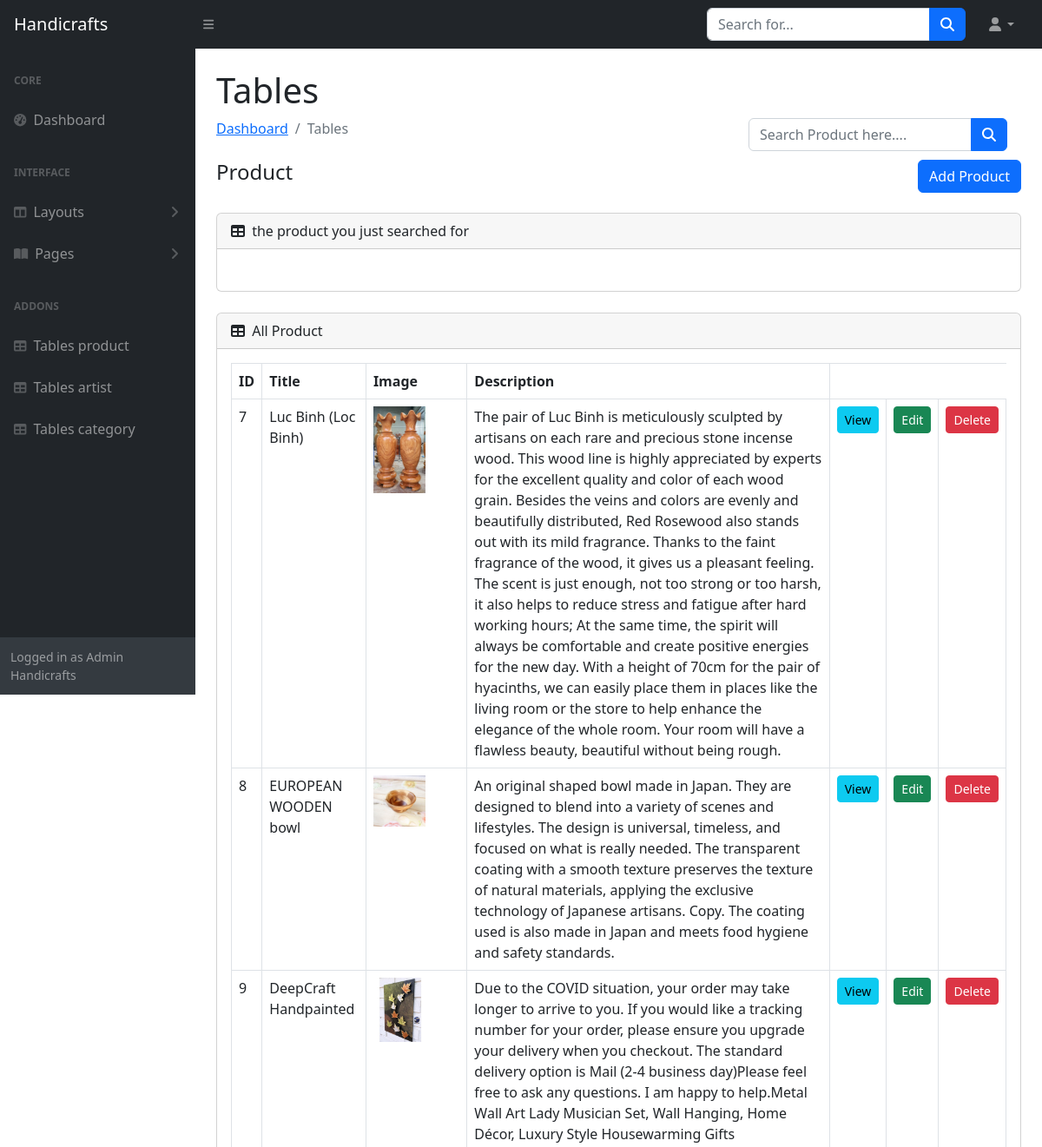
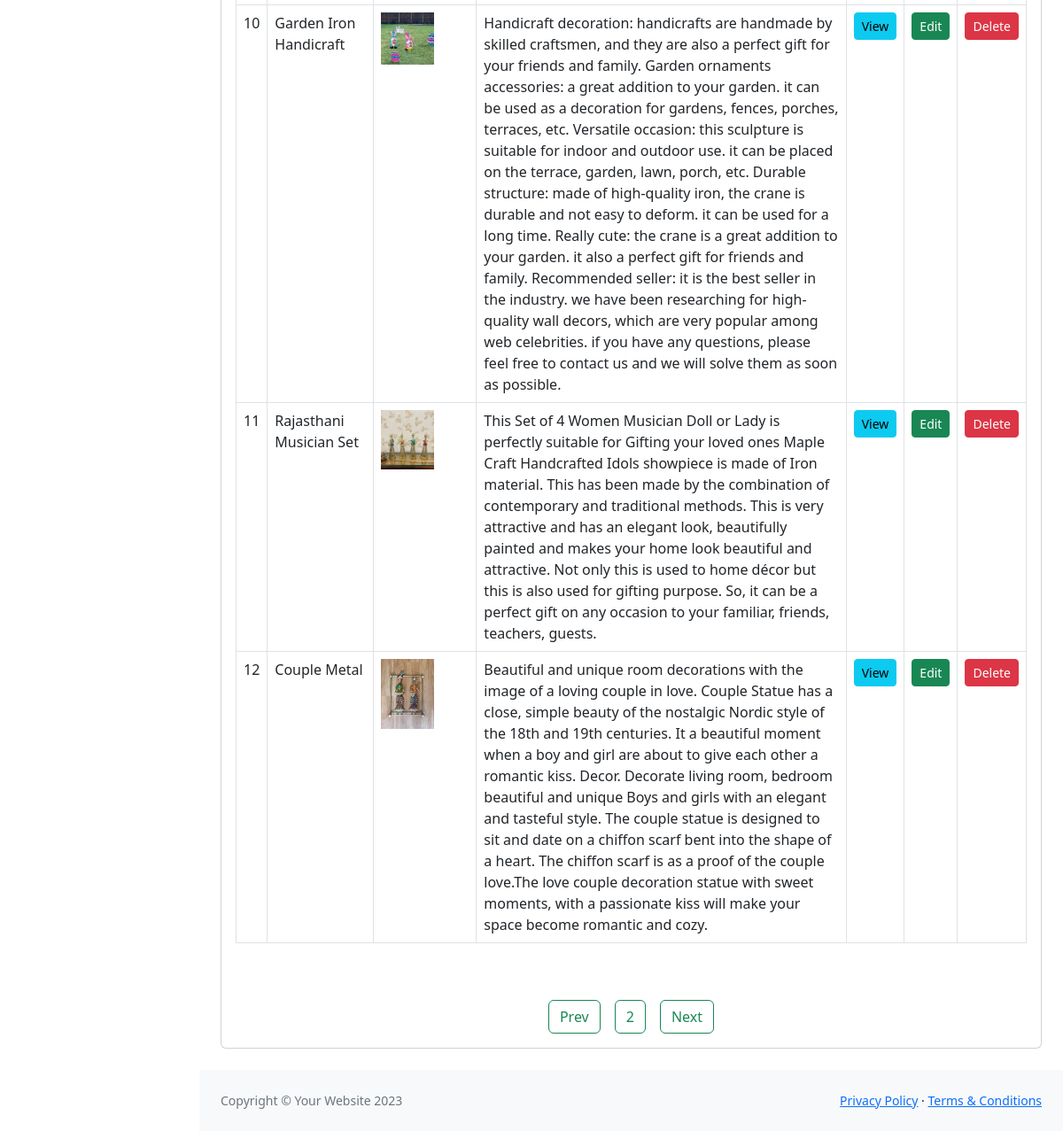
Screenshot of /project/product.php?page=2 with the database file from the repository (2 pictures, top to bottom).
### tables this page shows
create table product( 
Id int PRIMARY KEY AUTO_INCREMENT,
Category_id int ,
Title varchar(350) ,
Image varchar(500),
Description text,
FOREIGN KEY (Category_id) REFERENCES category(Id)
);

### project/product.php (the view, shortened to what this page needs)
<?php
include('header.php');
$item_per_page = !empty($_GET['per_page']) ? $_GET['per_page'] : 6;
$current_page = !empty($_GET['page']) ? $_GET['page'] : 1;
$offset = ($current_page - 1) * $item_per_page;
$total_records = mysqli_query($connect, "SELECT * FROM product");
?>
<div id="layoutSidenav_content">
    <main>
        <div class="container-fluid px-4">
            <h1 class="mt-4">Tables</h1>
            <form class="d-none d-md-inline-block form-inline ms-auto me-0 me-md-3 my-2 my-md-0 float-end" action=""
                method="get">
                <div class="input-group">
                    <input class="form-control inputBOX" type="number" name="search"
                        placeholder="Search Product here...." aria-label="Search for..."
                        aria-describedby="btnNavbarSearch" required />
                    <button class="btn btn-primary" id="submit" type="submit" name="ok"><i
                            class="fas fa-search"></i></button>
                </div>
            </form>
            <ol class="breadcrumb mb-4">
                <li class="breadcrumb-item"><a href="admin.php">Dashboard</a></li>
                <li class="breadcrumb-item active">Tables</li>
            </ol>
            <h4>Product
                <a href="add_new_product.php" class="btn btn-primary float-end">Add Product</a>
            </h4><br>
            <div class="card mb-4">
                <div class="card-header">
                    <i class="fas fa-table me-1"></i>
                    the product you just searched for
                </div>
                <div class="card-body">
                            <?php
                            require 'connect_db.php';
                                    ?>
                </div>
            </div>
            <div class="card mb-4">
                <div class="card-header">
                    <i class="fas fa-table me-1"></i>
                    All Product
                </div>
                <div class="card-body">
                    <table class="table table-bordered">
                        <thead>
                            <tr>
                                <th>ID</th>
                                <th>Title</th>
                                <th>Image</th>
                                <th>Description</th>
                            </tr>
                        </thead>
                        <tbody>
                            <?php
                            $query = "SELECT * FROM product LIMIT " . $item_per_page . " OFFSET $offset ";
                            $query_run = mysqli_query($connect, $query);
                            if (mysqli_num_rows($query_run) > 0) {
                                foreach ($query_run as $product) {
                                    ?>
                                    <tr>
                                        <td>
                                            <?= $product['Id']; ?>
                                        </td>
                                        <td>
                                            <?= $product['Title']; ?>
                                        </td>
                                        <td>
                                            <img src='giao-dien/image_DTB/<?= $image = $product['Image']; ?>' class='img-responsive'
                                                style='width:60%' alt='Image'>
                                        </td>
                                        <td>
                                            <?= $product['Description']; ?>
                                        </td>
                                        <td>
                                            <a href="product_view.php?Id=<?= $product['Id']; ?>"
                                                class="btn btn-info btn-sm">View</a><br>
                                        </td>
                                        <td><a href="edit_product.php?Id=<?= $product['Id']; ?>"
                                                class="btn btn-success btn-sm">Edit</a><br>
                                        </td>
                                        <td>
                                            <form action="code.php" method="POST" class="d-inline">
                                                <button type="submit" name="delete_student" value="<?= $product['Id']; ?>"
                                                    class="btn btn-danger btn-sm">Delete</button>
                                            </form>
                                        </td>
                                    </tr>
                                    <?php
                                }
                            } else {
                                echo "<h5> No Record Found </h5>";
                            }
                            ?>
                        </tbody>
                    </table>
                    <br><br>
                    <div class="phan-trang" style="text-align:center;">
                        <?php
                        $total_records = $total_records->num_rows;
                        $total_page = ceil($total_records / $item_per_page);
                        if ($current_page >= 2) {
                            echo "<a class = 'btn btn-outline-success text-center' href='product.php?page=" . ($current_page - 1) . "'>  Prev </a>&ensp;&ensp;";
                        }
                        for ($num = 1; $num <= $total_page; $num++) {
                            if ($num === $current_page) {
                                $pagLink = "<a class = 'btn btn-outline-success text-center' href='product.php?page="
                                    . $num . "'>" . $num . " </a>&ensp;&ensp;";
                            } else {
                                $pagLink = "<a class = 'btn btn-outline-success text-center' href='product.php?page=" . $num . "'> " . $current_page . " </a>&ensp;&ensp;";
                            }
                        }
                        echo $pagLink;
                        if ($current_page < $total_page) {
                            echo "<a class = 'btn btn-outline-success text-center' href='product.php?page=" . ($current_page + 1) . "'>  Next </a>";
                        }
                        ?>
                    </div>
                </div>
            </div>
        </div>
    </main>
    <footer class="py-4 bg-light mt-auto">
        <div class="container-fluid px-4">
            <div class="d-flex align-items-center justify-content-between small">
                <div class="text-muted">Copyright &copy; Your Website 2023</div>
                <div>
                    <a href="#">Privacy Policy</a>
                    &middot;
                    <a href="#">Terms &amp; Conditions</a>
                </div>
            </div>
        </div>
    </footer>
</div>
</div>
</body>
</html>

### project/header.php (shortened to what this page needs)
<!DOCTYPE html>
<html lang="en">
<head>
    <link href="https://cdn.jsdelivr.net/npm/simple-datatables@7.1.2/dist/style.min.css" rel="stylesheet" />
    <link href="css/styles.css" rel="stylesheet" />
</head>
<body class="sb-nav-fixed">
    <nav class="sb-topnav navbar navbar-expand navbar-dark bg-dark">
        <a class="navbar-brand ps-3" href="admin.php">Handicrafts</a>
        <button class="btn btn-link btn-sm order-1 order-lg-0 me-4 me-lg-0" id="sidebarToggle" href="#!"><i
                class="fas fa-bars"></i></button>
        <form class="d-none d-md-inline-block form-inline ms-auto me-0 me-md-3 my-2 my-md-0" action="" method="get">
            <div class="input-group">
                <input class="form-control inputBOX" type="text" name="search" placeholder="Search for..." aria-label="Search for..."
                    aria-describedby="btnNavbarSearch" required />
                <button class="btn btn-primary" id="submit" type="submit" name="ok"><i
                        class="fas fa-search"></i></button>
            </div>
        </form>
        <ul class="navbar-nav ms-auto ms-md-0 me-3 me-lg-4">
            <li class="nav-item dropdown">
                <a class="nav-link dropdown-toggle" id="navbarDropdown" href="#" role="button" data-bs-toggle="dropdown"
                    aria-expanded="false"><i class="fas fa-user fa-fw"></i></a>
            </li>
        </ul>
    </nav>
    <div id="layoutSidenav">
        <div id="layoutSidenav_nav">
            <nav class="sb-sidenav accordion sb-sidenav-dark" id="sidenavAccordion">
                <div class="sb-sidenav-menu">
                    <div class="nav">
                        <div class="sb-sidenav-menu-heading">Core</div>
                        <a class="nav-link" href="admin.php">
                            <div class="sb-nav-link-icon"><i class="fas fa-tachometer-alt"></i></div>
                            Dashboard
                        </a>
                        <div class="sb-sidenav-menu-heading">Interface</div>
                        <a class="nav-link collapsed" href="#" data-bs-toggle="collapse"
                            data-bs-target="#collapseLayouts" aria-expanded="false" aria-controls="collapseLayouts">
                            <div class="sb-nav-link-icon"><i class="fas fa-columns"></i></div>
                            Layouts
                            <div class="sb-sidenav-collapse-arrow"><i class="fas fa-angle-down"></i></div>
                        </a>
                        <a class="nav-link collapsed" href="#" data-bs-toggle="collapse" data-bs-target="#collapsePages"
                            aria-expanded="false" aria-controls="collapsePages">
                            <div class="sb-nav-link-icon"><i class="fas fa-book-open"></i></div>
                            Pages
                            <div class="sb-sidenav-collapse-arrow"><i class="fas fa-angle-down"></i></div>
                        </a>
                        <div class="sb-sidenav-menu-heading">Addons</div>
                        <a class="nav-link" href="product.php">
                            <div class="sb-nav-link-icon"><i class="fas fa-table"></i></div>
                            Tables product
                        </a>
                        <a class="nav-link" href="artist.php">
                            <div class="sb-nav-link-icon"><i class="fas fa-table"></i></div>
                            Tables artist
                        </a>
                        <a class="nav-link" href="category.php">
                            <div class="sb-nav-link-icon"><i class="fas fa-table"></i></div>
                            Tables category
                        </a>
                    </div>
                </div>
                <div class="sb-sidenav-footer">
                    <div class="small">Logged in as Admin Handicrafts</div>
                </div>
            </nav>
        </div>

### rows the page displays
product: Id "7", Title "Luc Binh (Loc Binh)", Image (picture), Description "The pair of Luc Binh is meticulously sculpted by artisans on each rare and precious stone incense wood. This wood line is highly appreciated by experts for the excellent quality and color of each wood grain. Besides the veins and colors are evenly and beautifully distributed, Red Rosewood also stands out with its mild fragrance. Thanks to the faint fragrance of the wood, it gives us a pleasant feeling. The scent is just enough, not too strong or too harsh, it also helps to reduce stress and fatigue after hard working hours; At the same time, the spirit will always be comfortable and create positive energies for the new day. With a height of 70cm for the pair of hyacinths, we can easily…"
product: Id "8", Title "EUROPEAN WOODEN bowl", Image (picture), Description "An original shaped bowl made in Japan. They are designed to blend into a variety of scenes and lifestyles. The design is universal, timeless, and focused on what is really needed. The transparent coating with a smooth texture preserves the texture of natural materials, applying the exclusive technology of Japanese artisans. Copy. The coating used is also made in Japan and meets food hygiene and safety standards."
product: Id "9", Title "DeepCraft Handpainted", Image (picture), Description "Due to the COVID situation, your order may take longer to arrive to you. If you would like a tracking number for your order, please ensure you upgrade your delivery when you checkout. The standard delivery option is Mail (2-4 business day)Please feel free to ask any questions. I am happy to help.Metal Wall Art Lady Musician Set, Wall Hanging, Home Décor, Luxury Style Housewarming Gifts"
product: Id "10", Title "Garden Iron Handicraft", Image (picture), Description "Handicraft decoration: handicrafts are handmade by skilled craftsmen, and they are also a perfect gift for your friends and family. Garden ornaments accessories: a great addition to your garden. it can be used as a decoration for gardens, fences, porches, terraces, etc. Versatile occasion: this sculpture is suitable for indoor and outdoor use. it can be placed on the terrace, garden, lawn, porch, etc. Durable structure: made of high-quality iron, the crane is durable and not easy to deform. it can be used for a long time. Really cute: the crane is a great addition to your garden. it also a perfect gift for friends and family. Recommended seller: it is the best seller in the industry. we…"
product: Id "11", Title "Rajasthani Musician Set", Image (picture), Description "This Set of 4 Women Musician Doll or Lady is perfectly suitable for Gifting your loved ones Maple Craft Handcrafted Idols showpiece is made of Iron material. This has been made by the combination of contemporary and traditional methods. This is very attractive and has an elegant look, beautifully painted and makes your home look beautiful and attractive. Not only this is used to home décor but this is also used for gifting purpose. So, it can be a perfect gift on any occasion to your familiar, friends, teachers, guests."
product: Id "12", Title "Couple Metal", Image (picture), Description "Beautiful and unique room decorations with the image of a loving couple in love. Couple Statue has a close, simple beauty of the nostalgic Nordic style of the 18th and 19th centuries. It a beautiful moment when a boy and girl are about to give each other a romantic kiss. Decor. Decorate living room, bedroom beautiful and unique Boys and girls with an elegant and tasteful style. The couple statue is designed to sit and date on a chiffon scarf bent into the shape of a heart. The chiffon scarf is as a proof of the couple love.The love couple decoration statue with sweet moments, with a passionate kiss will make your space become romantic and cozy."

### other values shown
$current_page "2"
